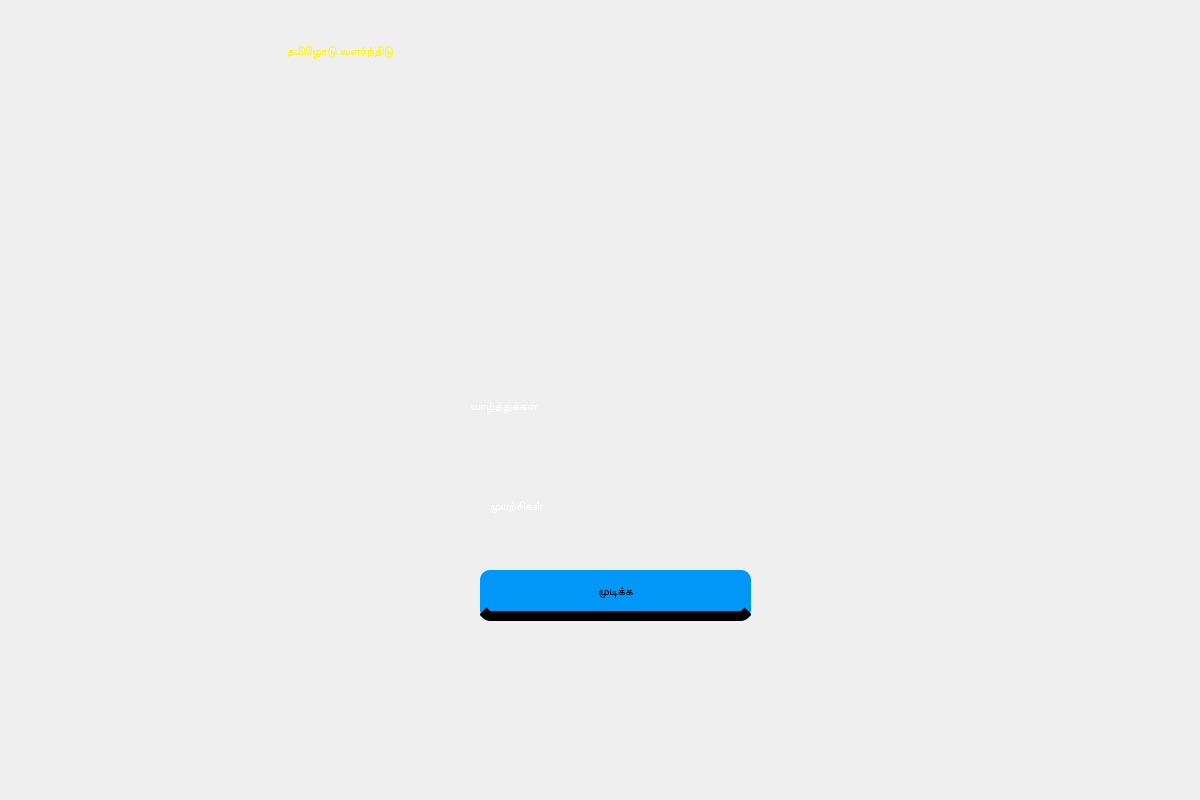
<?xml version="1.0" encoding="UTF-8"?>
<ui version="4.0">
 <class>Dialog</class>
 <widget class="QDialog" name="Dialog">
  <property name="geometry">
   <rect>
    <x>0</x>
    <y>0</y>
    <width>1200</width>
    <height>800</height>
   </rect>
  </property>
  <property name="windowTitle">
   <string>Dialog</string>
  </property>
  <widget class="QWidget" name="Background" native="true">
   <property name="geometry">
    <rect>
     <x>0</x>
     <y>0</y>
     <width>1200</width>
     <height>800</height>
    </rect>
   </property>
   <property name="styleSheet">
    <string notr="true"/>
   </property>
   <widget class="QLabel" name="label_3">
    <property name="geometry">
     <rect>
      <x>470</x>
      <y>340</y>
      <width>411</width>
      <height>131</height>
     </rect>
    </property>
    <property name="styleSheet">
     <string notr="true">font: 24pt &quot;Games&quot;;
border-radius: 20px;
color: rgb(255, 255, 255);
</string>
    </property>
    <property name="text">
     <string>வாழ்த்துக்கள்</string>
    </property>
   </widget>
   <widget class="QPushButton" name="finish">
    <property name="geometry">
     <rect>
      <x>480</x>
      <y>570</y>
      <width>271</width>
      <height>51</height>
     </rect>
    </property>
    <property name="styleSheet">
     <string notr="true">QPushButton {font: 18pt &quot;Games&quot;;
    border-bottom: 10px solid #000000;
    border-radius: 10px;
	 background-color:#0197f6;
    min-width: 1px;
}

QPushButton:pressed {
border-bottom: 5px solid #74b3ce;
    border-radius: 10px;
     background-color:rgb(255, 170, 127);
}
</string>
    </property>
    <property name="text">
     <string>முடிக்க</string>
    </property>
   </widget>
   <widget class="QLabel" name="label_4">
    <property name="geometry">
     <rect>
      <x>490</x>
      <y>480</y>
      <width>271</width>
      <height>51</height>
     </rect>
    </property>
    <property name="styleSheet">
     <string notr="true">font: 24pt &quot;Games&quot;;
border-radius: 20px;
color: rgb(255, 255, 255);
</string>
    </property>
    <property name="text">
     <string>முயற்சிகள்</string>
    </property>
   </widget>
   <widget class="QListWidget" name="AO">
    <property name="geometry">
     <rect>
      <x>760</x>
      <y>480</y>
      <width>61</width>
      <height>51</height>
     </rect>
    </property>
    <property name="focusPolicy">
     <enum>Qt::NoFocus</enum>
    </property>
    <property name="styleSheet">
     <string notr="true">QListWidget{font: 20pt &quot;Games&quot;;
background: transparent;
color:white;
border-radius:20px;
}
QListWidget::item:selected {
font: 12pt &quot;Games&quot;;
background: transparent;
    color:white;

border-radius: 20px;
}


QListWidget::item:hover {
font: 12pt &quot;Games&quot;;
    background:transparent;
color:white;
border-radius: 20px;
}

</string>
    </property>
   </widget>
   <widget class="QLabel" name="BG">
    <property name="geometry">
     <rect>
      <x>0</x>
      <y>0</y>
      <width>1200</width>
      <height>800</height>
     </rect>
    </property>
    <property name="text">
     <string/>
    </property>
   </widget>
   <zorder>BG</zorder>
   <zorder>finish</zorder>
   <zorder>label_3</zorder>
   <zorder>label_4</zorder>
   <zorder>AO</zorder>
  </widget>
  <widget class="QLabel" name="label">
   <property name="geometry">
    <rect>
     <x>250</x>
     <y>-20</y>
     <width>691</width>
     <height>141</height>
    </rect>
   </property>
   <property name="styleSheet">
    <string notr="true">color:#FFF600;
font: 24pt &quot;MS Shell Dlg 2&quot;;</string>
   </property>
   <property name="text">
    <string>           தமிழோடு வளர்ந்திடு</string>
   </property>
  </widget>
 </widget>
 <resources/>
 <connections/>
</ui>
